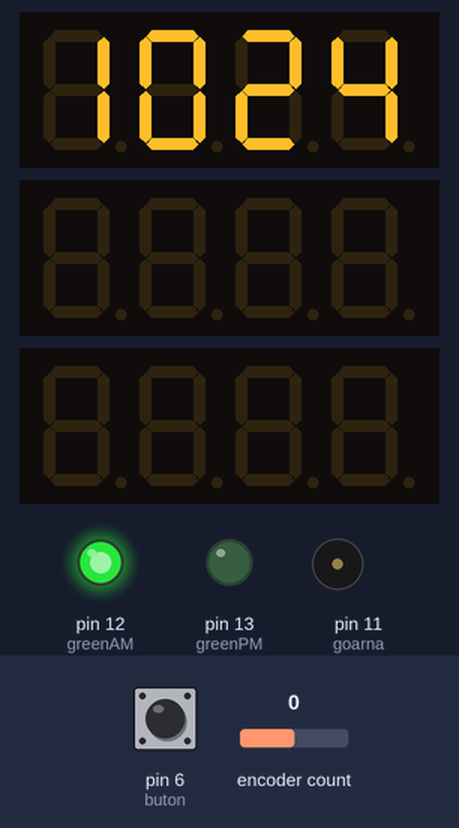
A sketch run on a simulated Arduino Uno, built with avr-gcc and run on an emulated ATmega328P. Shown: 3 × 4-digit seven-segment display, output pins drawn as LEDs (lit = HIGH), buzzer (waves = sounding). The test bench sets the inputs (shaded band); at power-on: pin 6 (buton) HIGH, encoder count 0. The local clock reads 2024-03-15 10:24:30 at power-on unless the sketch sets it; the audio player accepts every command and is not drawn.

Above: at 7.2 s.
7.8 s: pin 6 (buton) pulled LOW for 1 s
At 10.3 s:
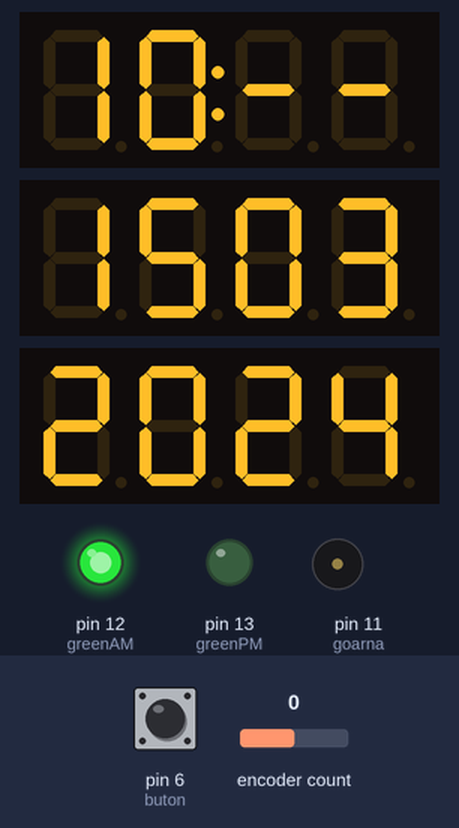
10.9 s: pin 6 (buton) pulled LOW for 0.15 s
At 12.1 s:
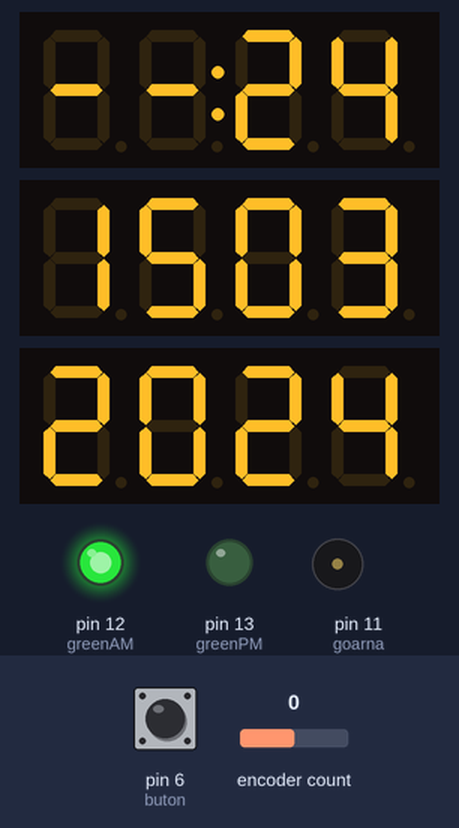
13.1 s: pin 6 (buton) pulled LOW for 0.15 s
At 14.2 s:
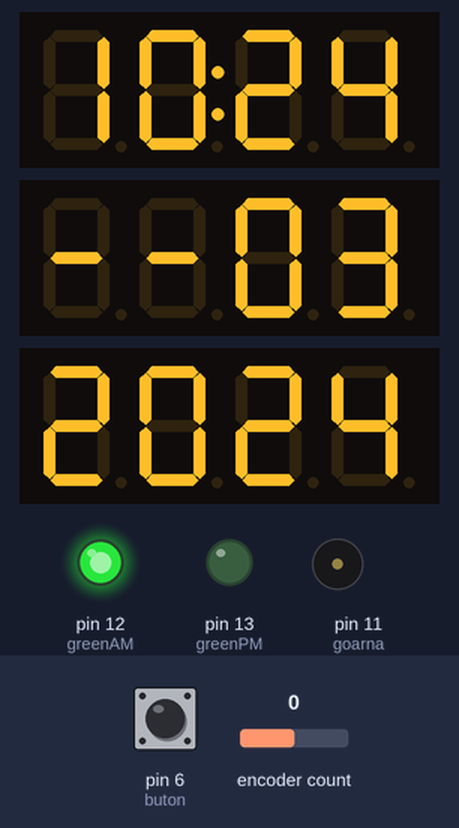
15.3 s: pin 6 (buton) pulsed LOW 5 times (0.12 s each, 0.3 s apart)
At 17.6 s:
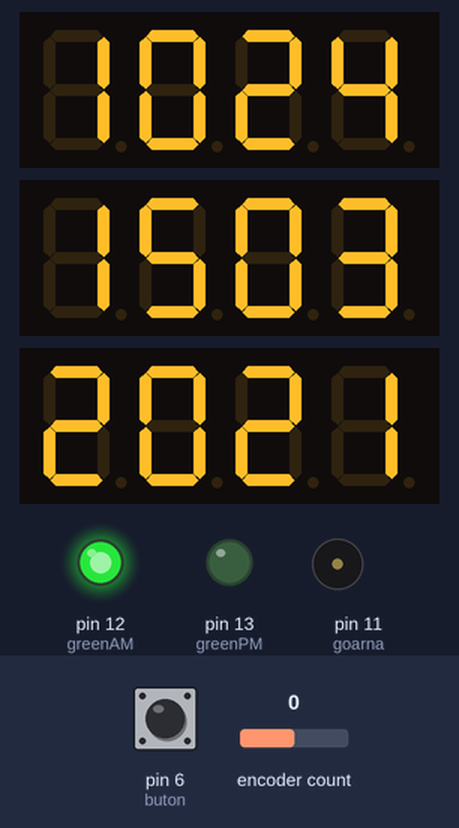
Timing chart, 0 to 19.1 s (numbered marks = the images above; inputs shaded):
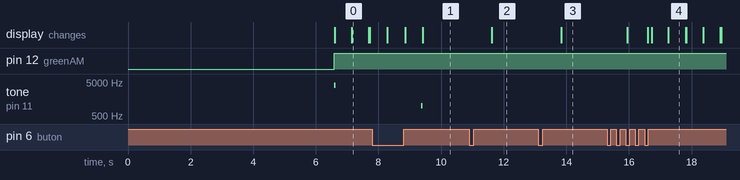

Measured:
- after the input at 7.8 s, tone on pin 11 (goarna): silent → 1000 Hz after 1.6 s, → silent 0.05 s later; the display: first differs from a run without the input after 1.6 s (image 1)
- after the input at 10.9 s, the display: changes after 0.72 s (image 2)
- after the input at 13.1 s, the display: changes after 0.73 s (image 3)
- after the input at 15.3 s, the display: first changes after 0.65 s (image 4 shows a later state)
- what the display in image 0 shows lasts 0.6 s, from 7.1 s to 7.7 s

The sketch:

encodeur_v1_21_11.ino
```cpp
// base sketch from https://brainy-bits.com/tutorials/4-bits-7-segment-led-display-with-arduino/
// changed TM1637 library by niq_ro for degree, r & h letter
// DS3231 clock on TM1637 LED display by niq_ro from http://www.tehnic.go.ro
// & http://arduinotehniq.com/


#include <Encoder.h> // from http://www.pjrc.com/teensy/td_libs_Encoder.html
Encoder knob(3, 2); //encoder connected to pins 2 and 3 (and ground)
#define buton 6

#include "TM1637.h"  // https://github.com/tehniq3/TM1637-display

//{0,1,2,3,4,5,6,7,8,9,10,11,12,13,14,15,16,17,18,19,20};
//0~9,A,b,C,d,E,F,"-"," ",degree,r,h

#define CLK 7//Pins for TM1637
//#define CLK 7//Pins for CLK TM1637a,b,c

// TM1637 hour minutes
#define DIO1 8
TM1637 tm1637a(CLK,DIO1);

// TM1637 month day
#define DIO2 9
TM1637 tm1637b(CLK,DIO2);

#define DIO3 10
TM1637 tm1637c(CLK,DIO3);

// Date and time functions using a DS3231 RTC connected via I2C and Wire lib
#include <Wire.h>
#include "RTClib.h"
RTC_DS3231 rtc;

int hh, mm, mo, d, y ;

// These variables are for the push button routine
int buttonstate = 0; //flag to see if the button has been pressed, used internal on the subroutine only
int pushlengthset = 2500; // value for a long push in mS
int pushlength = pushlengthset; // set default pushlength
int pushstart = 0;// sets default push value for the button going low
int pushstop = 0;// sets the default value for when the button goes back high

int knobval; // value for the rotation of the knob
boolean buttonflag = false; // default value for the button flag
int sethourstemp;
int setminstemp;
int setmonthtemp;
int setdaytemp;
int setyeartemp;

int greenAM = 12;
int greenPM = 13;

#define goarna 11 // buzzer

#include "SoftwareSerial.h"
#include "DFRobotDFPlayerMini.h"


//// Module MP3
static const uint8_t PIN_MP3_TX = 4; // Connects to module's RX
static const uint8_t PIN_MP3_RX = 5; // Connects to module's TX
SoftwareSerial softwareSerial(PIN_MP3_RX, PIN_MP3_TX);
DFRobotDFPlayerMini player;


void setup()
{
  Serial.begin(9600);
  softwareSerial.begin(9600);
  tm1637a.init();
  tm1637a.set(5);
  tm1637b.init();
  tm1637b.set(5);
  tm1637c.init();
  tm1637c.set(5);

  pinMode(greenAM, OUTPUT);
  pinMode(greenPM, OUTPUT);

  player.begin(softwareSerial);
  player.volume(0);
  delay(1000);
  player.volume(14);
  player.play(1);
  delay(5000);

  //BRIGHT_TYPICAL = 2,BRIGHT_DARKEST = 0,BRIGHTEST = 7;

  rtc.begin();
  // initialisation du module RTC
  if (! rtc.begin()) {
    Serial.println("Couldn't find RTC");
    while (1);
  }
  if (rtc.lostPower()) {
    Serial.println("RTC lost power, lets set the time!");
  }

  // manual adjust
  // January 21, 2014 at 3am you would call:
  // rtc.adjust(DateTime(2014, 1, 21, 3, 0, 0));


  pinMode(buton,INPUT);//push button on encoder connected
  digitalWrite(buton,HIGH); //Pull at 1 high

   pinMode(goarna, OUTPUT);
   digitalWrite(goarna, LOW); //set in 0 logical level
   tone(goarna, 4000,50);

}//end "setup()"

void loop(){
DateTime now = rtc.now();
hh = now.hour(), DEC;
mm = now.minute(), DEC;
mo = now.month(), DEC;
d = now.day(), DEC;
y = now.year(), DEC;

if(now.hour()>=13){

  digitalWrite(greenAM,0);
  digitalWrite(greenPM,1);}

else if(now.hour()==12)
  {
   digitalWrite(greenAM,0);
  digitalWrite(greenPM,1);}

else{
  digitalWrite(greenAM,1);
  digitalWrite(greenPM,0);
  }

    tm1637a.point(POINT_ON);
    tm1637a.display(0,hh/10);     // hour
    tm1637a.display(1,hh%10);
    tm1637a.display(2,mm/10);    // minutes
    tm1637a.display(3,mm%10);    //
delay(500);

    pushlength = pushlengthset;
    pushlength = getpushlength ();
    delay (10);

    if (pushlength > pushlengthset)
    {
    player.play(2);
    tone(goarna, 2000,50);
    //   ShortPush ();
    }

       //This runs the setclock routine if the knob is pushed for a long time
       if (pushlength < pushlengthset) {
        tone(goarna, 1000,50);
         player.play(2);
       //  delay(500);
         DateTime now = rtc.now();
         sethourstemp=now.hour(),DEC;
         setminstemp=now.minute(),DEC;
         setmonthtemp=now.month(),DEC;
         setdaytemp=now.day(),DEC;
         setyeartemp=now.year(),DEC;
         setclock();
         pushlength = pushlengthset;
       };

    tm1637a.point(POINT_OFF);
    tm1637a.display(0,hh/10);     // hour
    tm1637a.display(1,hh%10);
    tm1637a.display(2,mm/10);    // minutes
    tm1637a.display(3,mm%10);    //
    delay(500);


    tm1637b.display(0,d/10);     // day
    tm1637b.display(1,d%10);
    tm1637b.display(2,mo/10);    // month
    tm1637b.display(3,mo%10);    //


    tm1637c.display(0,y/1000);     // 2
    tm1637c.display(1,(y%1000)/100); // 0
    tm1637c.display(2,((y%1000)%100)/10); // 2
    tm1637c.display(3,((y%10000)%100)%10);  // 3

}// end loop()

// subroutine to return the length of the button push.
int getpushlength () {
  buttonstate = digitalRead(buton);
       if(buttonstate == LOW && buttonflag==false) {
              pushstart = millis();
              buttonflag = true;
              player.play(2);
          };

       if (buttonstate == HIGH && buttonflag==true) {
         pushstop = millis ();
         pushlength = pushstop - pushstart;
         buttonflag = false;
       };
       return pushlength;
}

int sethours () {
    tm1637a.display(0,sethourstemp/10);     // hour
    tm1637a.display(1,sethourstemp%10);
    tm1637a.display(2,16);    // minutes
    tm1637a.display(3,16);    //
    pushlength = pushlengthset;
    pushlength = getpushlength ();
    if (pushlength != pushlengthset) {
      return sethourstemp;
    }
    knob.write(0);
    delay (50);
    knobval=knob.read();
    if (knobval < -1) {
      knobval = -1;
    }
    if (knobval > 1) {
      knobval = 1;
    }
    sethourstemp=sethourstemp + knobval;
    if (sethourstemp < 0) {
      sethourstemp = 23;
    }
    if (sethourstemp > 23) {
      sethourstemp = 0;
    }
    sethours();
}

int setmins () {
    tm1637a.display(0,16);     // hour
    tm1637a.display(1,16);
    tm1637a.display(2,setminstemp/10);    // minutes
    tm1637a.display(3,setminstemp%10);    //
    pushlength = pushlengthset;
    pushlength = getpushlength ();
    if (pushlength != pushlengthset) {
      return setminstemp;
    }
    knob.write(0);
    delay (50);
    knobval=knob.read();
    if (knobval < -1) {
      knobval = -1;
    }
    if (knobval > 1) {
      knobval = 1;
    }
    setminstemp=setminstemp + knobval;
    if (setminstemp < 0) {
      setminstemp = 59;
    }
    if (setminstemp > 59) {
      setminstemp = 0;
    }
    setmins();
}

int setmonth () {
    tm1637a.display(0,sethourstemp/10);     // hour
    tm1637a.display(1,sethourstemp%10);
    tm1637b.display(0,16);     // day
    tm1637b.display(1,16);
    tm1637b.display(2,setmonthtemp/10);    // month
    tm1637b.display(3,setmonthtemp%10);    //
    pushlength = pushlengthset;
    pushlength = getpushlength ();
    if (pushlength != pushlengthset) {
      return setmonthtemp;
    }
    knob.write(0);
    delay (50);
    knobval=knob.read();
    if (knobval < -1) {
      knobval = -1;
    }
    if (knobval > 1) {
      knobval = 1;
    }
    setmonthtemp=setmonthtemp + knobval;
    if (setmonthtemp < 0) {
      setmonthtemp = 12;
    }
    if (setmonthtemp > 12) {
      setmonthtemp = 1;
    }
    setmonth();
}

int setday() {
    tm1637b.display(0,setdaytemp/10);     // day
    tm1637b.display(1,setdaytemp%10);
    tm1637b.display(2,16);    // month
    tm1637b.display(3,16);    //
    pushlength = pushlengthset;
    pushlength = getpushlength ();
    if (pushlength != pushlengthset) {
      return setdaytemp;
    }
    knob.write(0);
    delay (50);
    knobval=knob.read();
    if (knobval < -1) {
      knobval = -1;
    }
    if (knobval > 1) {
      knobval = 1;
    }
    setdaytemp=setdaytemp + knobval;
    if (setdaytemp < 0) {
      setdaytemp = 31;
    }
    if (setdaytemp > 31) {
      setdaytemp = 1;
    }
    setday();
}
int setyear() {
  /*
    tm1637c.display(0,y/1000);     // 2
    tm1637c.display(1,(y%1000)/100); // 0
    tm1637c.display(2,((y%1000)%100)/10); // 2
    tm1637c.display(3,((y%10000)%100)%10);  // 3
   */
    tm1637b.display(2,setmonthtemp/10);    // month
    tm1637b.display(3,setmonthtemp%10);    //
    tm1637c.display(0,16);    // 2 = -
    tm1637c.display(1,16);    // 0 = -
    tm1637c.display(2,((setyeartemp%1000)%100)/10); // 2
    tm1637c.display(3,((setyeartemp%10000)%100)%10);  // 3
    pushlength = pushlengthset;
    pushlength = getpushlength ();
    if (pushlength != pushlengthset) {
      return setyeartemp;
    }
    knob.write(0);
    delay (50);
    knobval=knob.read();
    if (knobval < -1) {
      knobval = -1;
    }
    if (knobval > 1) {
      knobval = 1;
    }
    setyeartemp=setyeartemp + knobval;
    if (setyeartemp < 21) {
      setyeartemp = 30;
    }
    if (setyeartemp > 30) {
      setyeartemp = 21;
    }
    setyear();
}


//sets the clock
void setclock (){
   sethours ();
   delay(500);
   setmins ();
   delay(500);
   setmonth ();
   delay(500);
   setday();
   delay(500);
   setyear();
   tm1637c.display(0,y/1000);     // 2
   tm1637c.display(1,(y%1000)/100); // 0
   player.volume(0);
   rtc.adjust(DateTime(setyeartemp,setmonthtemp,setdaytemp,sethourstemp,setminstemp,0));
   delay (500);
}
```
